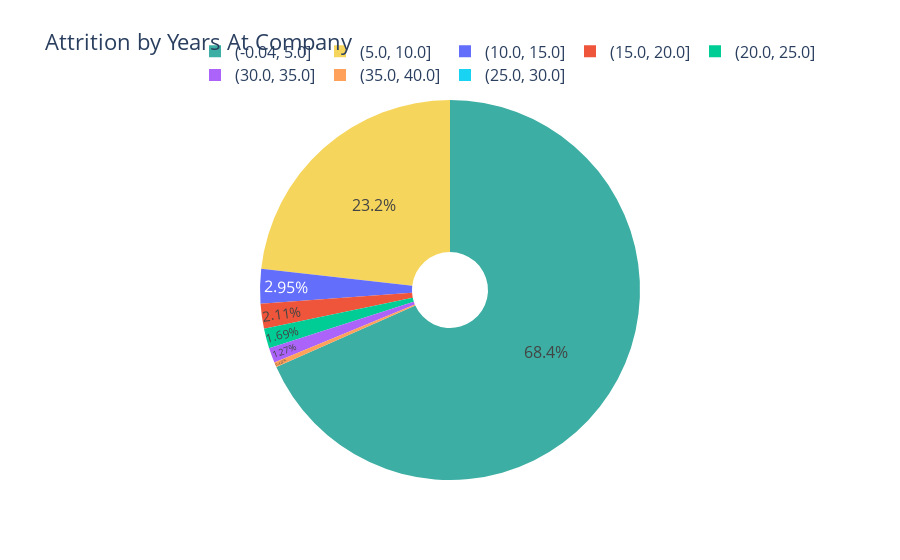

The notebook cell saved with this chart:
### Code cell
# Trying to group the age into 4 or 8 bins to make the above chart more clean
# Need 

# Calculate count of attrition by department
year_group= pd.cut(attrition_data['YearsAtCompany'], bins=8).reset_index(name="Count")
attrition_by = pd.DataFrame(year_group.groupby("Count").size()).reset_index()
attrition_by.columns = ['Years Group', 'Count']
attrition_by['Years Group'] = attrition_by['Years Group'].astype('string')
attrition_by.info()
# labels = ['0 to 10 years', '> 10 to 20 years', '> 20 to 30 years', '> 30 to 40 years']
# Create donut chart
fig= go.Figure(
    data= [go.Pie(
        labels = attrition_by['Years Group'],
        values = attrition_by["Count"],
        hole=0.2,
        marker=dict(
            colors = ['#3CAEA3', '#F6D55C']),
        textposition = "inside"
    )])

# Update layout
fig.update_layout(
    title = "Attrition by Years At Company",
    font= dict(size=16),
    legend = dict(
        orientation="h",
        yanchor ="bottom",
        y=1.02,
        xanchor ="right",
        x=1
    )
)

fig.show()

### Figure 1 — Plotly figure (JSON) as saved in the notebook; plotly's stock layout.template omitted (floating-point values rounded to 4 significant figures)
{"data": [{"hole": 0.2, "labels": ["(-0.04, 5.0]", "(5.0, 10.0]", "(10.0, 15.0]", "(15.0, 20.0]", "(20.0, 25.0]", "(25.0, 30.0]", "(30.0, 35.0]", "(35.0, 40.0]"], "marker": {"colors": ["#3CAEA3", "#F6D55C"]}, "textposition": "inside", "type": "pie", "values": [162, 55, 7, 5, 4, 0, 3, 1]}], "layout": {"font": {"size": 16}, "legend": {"orientation": "h", "x": 1, "xanchor": "right", "y": 1.02, "yanchor": "bottom"}, "title": {"text": "Attrition by Years At Company"}}}
